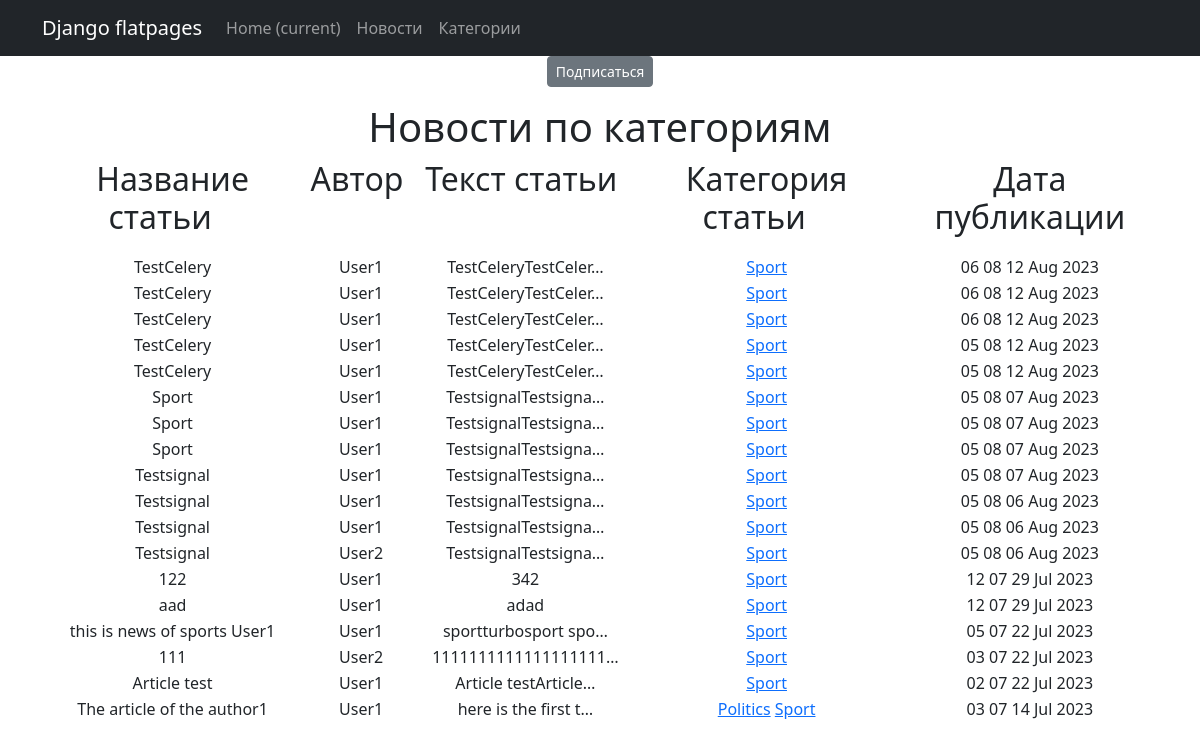
The app's page /news/categories/3/ with its own data.
### NewsPortal/models.py (models this page shows, shortened)
class Post(models.Model):
    post_author = models.ForeignKey(Author, on_delete=models.CASCADE)
    post_choice = models.CharField(max_length=2, choices=POSITIONS)
    post_time_in = models.DateTimeField(auto_now_add=True)
    post_link = models.ManyToManyField(Category, "PostCategory")
    post_header = models.CharField(max_length=255)
    post_text = models.TextField()
    rating = models.FloatField(default=0.0)

class Author(models.Model):
    user = models.OneToOneField(User, on_delete=models.CASCADE)
    author_rating = models.FloatField(default=0.0)
    def __str__(self):
        return f"{self.user}"

class Category(models.Model):
    category_name = models.CharField(max_length=255, unique=True)
    subscribers = models.ManyToManyField(User, related_name="categories")
    def __str__(self):
        return f"{self.category_name}"

### NewsPortal/views.py (the view)
# urls.py: path('categories/<int:pk>/', CategoryListView.as_view(), name='category_list'),
class CategoryListView(ListView):
    model = Post
    template_name = 'category_list.html'
    context_object_name = 'category_news_list'
    def get_queryset(self):
        self.post_link = get_object_or_404(Category, id=self.kwargs['pk'])
        queryset = Post.objects.filter(post_link=self.post_link).order_by('-post_time_in')
        return queryset
    def get_context_data(self, **kwargs):
        context = super().get_context_data(**kwargs)
        context['is_not_subscriber'] = self.request.user not in self.post_link.subscribers.all()
        context['is_subscriber'] = self.request.user in self.post_link.subscribers.all()
        context['post_link'] = self.post_link
        return context

### NewsPortal/templatetags/custom_filters.py (called while the page is built)
@register.filter()
def censor(text):
   new_text = text
   stop_list = [
      'text',
      'about'
         ]
   for bad in stop_list:
      new_text = new_text.replace(bad, bad[:1] + '*' * (len(bad) - 1))
      if type(bad) != str:
         raise TypeError('должна быть строка')
   return new_text

### templates/category_list.html (shortened to what this page needs)
{% extends 'flatpages/default.html' %}
{% load custom_filters %}
{% load custom_tags %}
{% block content %}
    {% if is_not_subscriber %}
        <p class="tex_center"><a href="{% url 'subscribe' post_link.id %}" class="btn btn-secondary btn-sm">Подписаться</a></p>
    {% else %}
        <p class="text-center"><a href="{% url 'unsubscribe' post_link.id %}" class="btn btn-secondary btn-sm">Отписаться</a></p>
   {% endif %}
    <h1>Новости по категориям</h1>
       {% if category_news_list %}
           <table>
               <tr>
                   <td><h2><p style="text-align: center;">Название статьи&nbsp; &nbsp;
                   </p></h2></td>
                   <td><h2><p style="text-align: center;">Автор&nbsp; &nbsp;
                   </p></h2></td>
                   <td><h2><p style="text-align: center;"> Текст статьи&nbsp; &nbsp; </p></h2></td>
                   <td><h2><p style="text-align: center;"> Категория статьи&nbsp; &nbsp; </p></h2></td>
                   <td><h2><p style="text-align: center;"> Дата публикации</p></h2></td>
               </tr>
               {% for event in category_news_list %}
            <tr>
              <td>{{ event.post_header|censor }}</td>
              <td>{{ event.post_author }}</td>
              <td>{{ event.post_text|truncatechars:20|censor }}</td>
              <td>
                  {% for category in event.post_link.all %}
                        <a href="{% url 'category_list' category.id %}">{{ category }}</a>
                  {% endfor %}
              </td>
              <td>{{ event.post_time_in|date:'h m d M Y' }}</td>
            </tr>
            {% endfor %}
       </table>
    {% else %}
       <h2>Статей нет!</h2>
   {% endif %}
{% endblock content %}

### records on screen
Post: post_header|censor "TestCelery", post_author "User1", post_text|censor "TestCeleryTestCeler…", post_time_in "06 08 12 Aug 2023"
Category: category_name "Sport"
Post: post_header|censor "TestCelery", post_author "User1", post_text|censor "TestCeleryTestCeler…", post_time_in "06 08 12 Aug 2023"
Post: post_header|censor "TestCelery", post_author "User1", post_text|censor "TestCeleryTestCeler…", post_time_in "06 08 12 Aug 2023"
Post: post_header|censor "TestCelery", post_author "User1", post_text|censor "TestCeleryTestCeler…", post_time_in "05 08 12 Aug 2023"
Post: post_header|censor "TestCelery", post_author "User1", post_text|censor "TestCeleryTestCeler…", post_time_in "05 08 12 Aug 2023"
Post: post_header|censor "Sport", post_author "User1", post_text|censor "TestsignalTestsigna…", post_time_in "05 08 07 Aug 2023"
Post: post_header|censor "Sport", post_author "User1", post_text|censor "TestsignalTestsigna…", post_time_in "05 08 07 Aug 2023"
Post: post_header|censor "Sport", post_author "User1", post_text|censor "TestsignalTestsigna…", post_time_in "05 08 07 Aug 2023"
Post: post_header|censor "Testsignal", post_author "User1", post_text|censor "TestsignalTestsigna…", post_time_in "05 08 07 Aug 2023"
Post: post_header|censor "Testsignal", post_author "User1", post_text|censor "TestsignalTestsigna…", post_time_in "05 08 06 Aug 2023"
Post: post_header|censor "Testsignal", post_author "User1", post_text|censor "TestsignalTestsigna…", post_time_in "05 08 06 Aug 2023"
Post: post_header|censor "Testsignal", post_author "User2", post_text|censor "TestsignalTestsigna…", post_time_in "05 08 06 Aug 2023"
Post: post_header|censor "122", post_author "User1", post_text|censor "342", post_time_in "12 07 29 Jul 2023"
Post: post_header|censor "aad", post_author "User1", post_text|censor "adad", post_time_in "12 07 29 Jul 2023"
Post: post_header|censor "this is news of sports User1", post_author "User1", post_text|censor "sportturbosport spo…", post_time_in "05 07 22 Jul 2023"
Post: post_header|censor "111", post_author "User2", post_text|censor "1111111111111111111…", post_time_in "03 07 22 Jul 2023"
Post: post_header|censor "Article test", post_author "User1", post_text|censor "Article testArticle…", post_time_in "02 07 22 Jul 2023"
Post: post_header|censor "The article of the author1", post_author "User1", post_text|censor "here is the first t…", post_time_in "03 07 14 Jul 2023"
Category: category_name "Politics"
